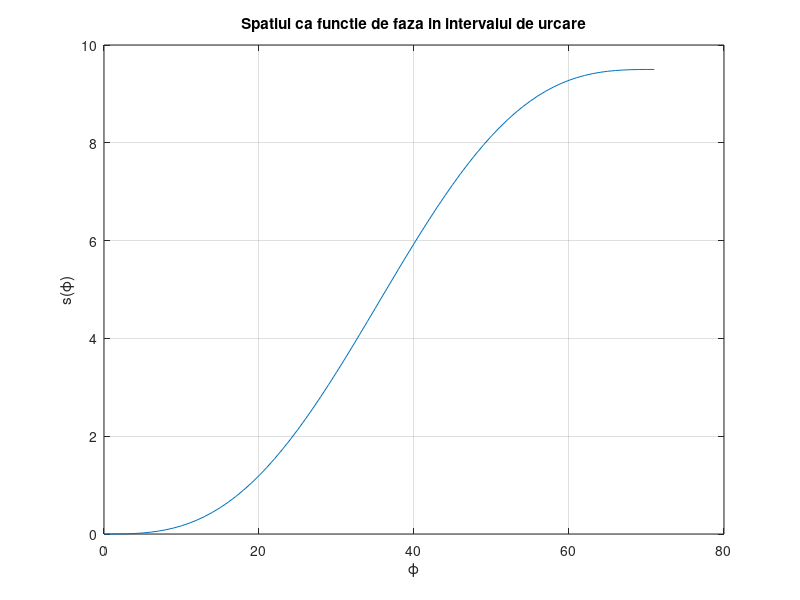
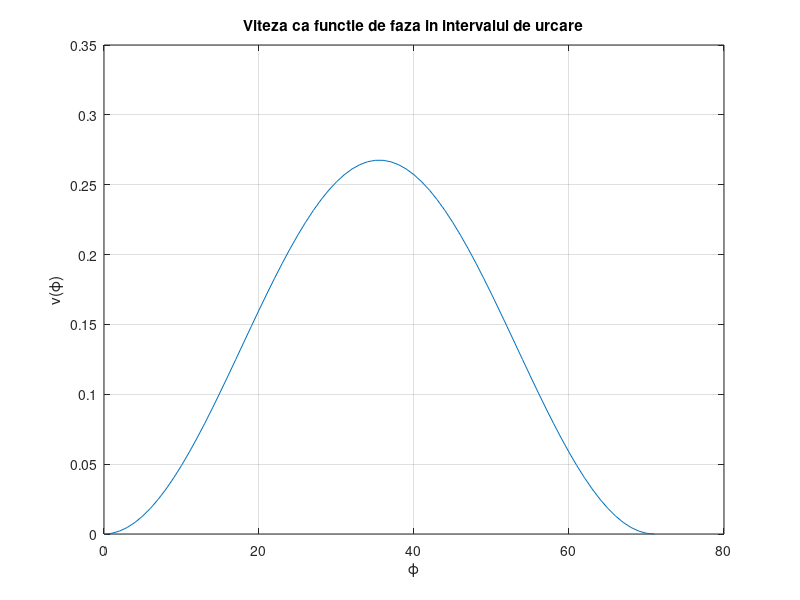
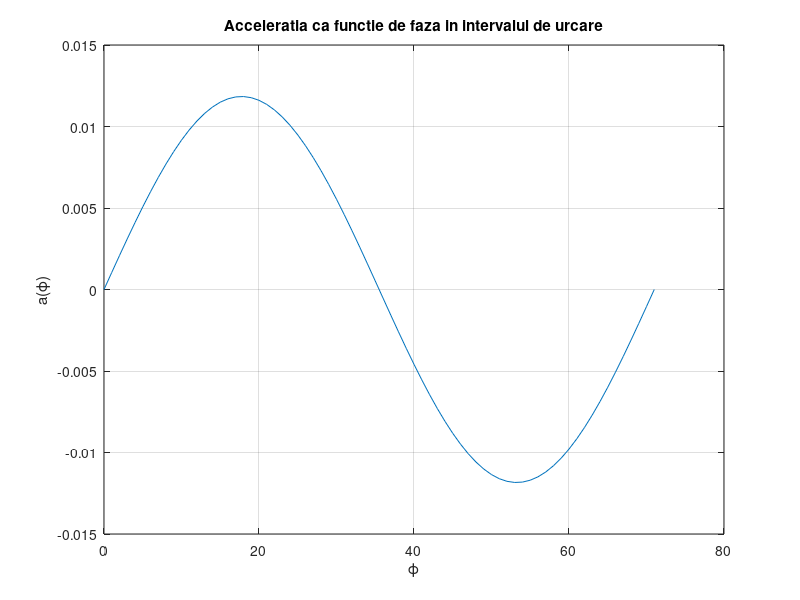
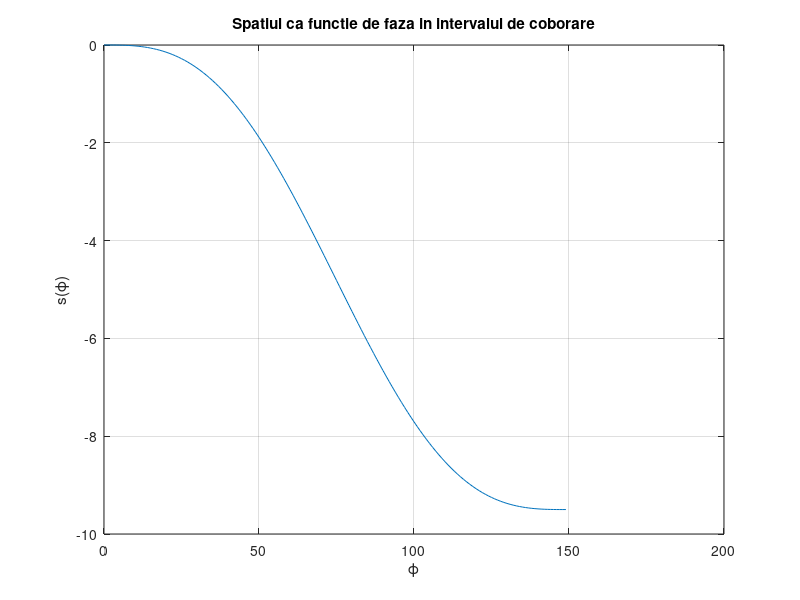

Recreate these plots in MATLAB, in order.
%% intervalul de urcare
i=5;
h=7+0.5*i;
phi_urcare=66+i;
phi_repaus_superior=60;
phi_repaus_inferior=80;
phi_coborare=360-phi_urcare-phi_repaus_superior-phi_repaus_inferior;
alfa=45;

faza=0:1:phi_urcare;
s_1=h*(faza/phi_urcare - 1/(2*pi)*sin(2*pi/phi_urcare*faza));
figure,plot(faza, s_1);
title('Spatiul ca functie de faza in intervalul de urcare');
xlabel('ϕ'); ylabel('s(ϕ)'); grid;

v_redusa_1=h/phi_urcare*(1-cos(2*pi/phi_urcare*faza));
figure, plot(faza, v_redusa_1); 
title('Viteza ca functie de faza in intervalul de urcare');
xlabel('ϕ'); ylabel('v(ϕ)'); grid;

a_redusa_1=(2*pi*h)/(phi_urcare^2)*sin(2*pi/phi_urcare*faza);
figure, plot(faza, a_redusa_1);%axis([18 53 -0.015 0.015]);
title('Acceleratia ca functie de faza in intervalul de urcare');
xlabel('ϕ'); ylabel('a(ϕ)'); grid;
%% intervalul de coborare

faza=phi_coborare:-1:0;
s_2=h*(faza/phi_coborare - 1/(2*pi)*sin(2*pi/phi_coborare*faza));
figure, plot(faza, -s_2);
title('Spatiul ca functie de faza in intervalul de coborare');
xlabel('ϕ'); ylabel('s(ϕ)'); grid;

v_redusa_2=h/phi_coborare*(1-cos(2*pi/phi_coborare*faza));
figure, plot(faza, -v_redusa_2);
title('Viteza ca functie de faza in intervalul de coborare');
xlabel('ϕ'); ylabel('v(ϕ)'); grid;

a_redusa_2=(2*pi*h)/(phi_coborare^2)*sin(2*pi/phi_coborare*faza);
figure, plot(faza, a_redusa_2); 
title('Acceleratia ca functie de faza in intervalul de coborare');
xlabel('ϕ'); ylabel('a(ϕ)'); grid;
%% POZITIE


phi=0:phi_urcare; %interval de urcare
s_urcare=h*(phi/phi_urcare - 1/(2*pi)*sin(2*pi/phi_urcare*phi));
figure, plot(phi,s_urcare), grid; title('Variatia cursei tachetului'); hold on;
phi=phi_urcare:phi_coborare; %interval repaus
s=ones(size(phi))*h;
plot(phi,s); hold on;
phi=phi_coborare:-1:0; %interval coborare
s_coborare=h*(phi/phi_coborare - 1/(2*pi)*sin(2*pi/phi_coborare*phi));
plot(2*phi_coborare-phi, s_coborare); hold on
phi=296:0.01:360;
s=ones(size(phi))*0;
plot(phi,s)

% VITEZA
phi=0:phi_urcare; %interval de urcare
v_redusa_urcare=h/phi_urcare*(1-cos(2*pi/phi_urcare*phi));
figure, plot(phi, v_redusa_urcare), grid; title('Variatia vitezei'); hold on;
phi=phi_urcare:phi_coborare; %interval repaus
s=ones(size(phi))*0;
plot(phi, s); hold on;
phi=phi_coborare:-1:0; %interval coborare
v_redusa_coborare=h/phi_coborare*(1-cos(2*pi/phi_coborare*phi));
plot(2*phi_coborare-phi, -v_redusa_coborare); hold on
phi=297:0.01:360;
s=ones(size(phi))*0;
plot(phi,s)
% ACCELERATIA
phi=0:phi_urcare; %interval de urcare
a_redusa_urcare =(2*pi*h)/(phi_urcare^2)*sin(2*pi/phi_urcare*phi);
figure, plot(phi, a_redusa_urcare), grid; title('Variatia acceleratiei'), hold on
%line=143:0.001:144; %socuri
%plot(line, -0.00301*(line==144)), hold on
phi=phi_urcare:phi_coborare; %interval repaus
s=ones(size(phi))*0;
plot(phi, s); hold on
phi=phi_coborare:-1:0; %interval coborare
a_redusa_coborare=(2*pi*h)/(phi_coborare^2)*sin(2*pi/phi_coborare*phi);
plot(2*phi_coborare-phi, a_redusa_coborare); hold on
phi=298:0.01:360;
s=ones(size(phi))*0;
plot(phi,s)